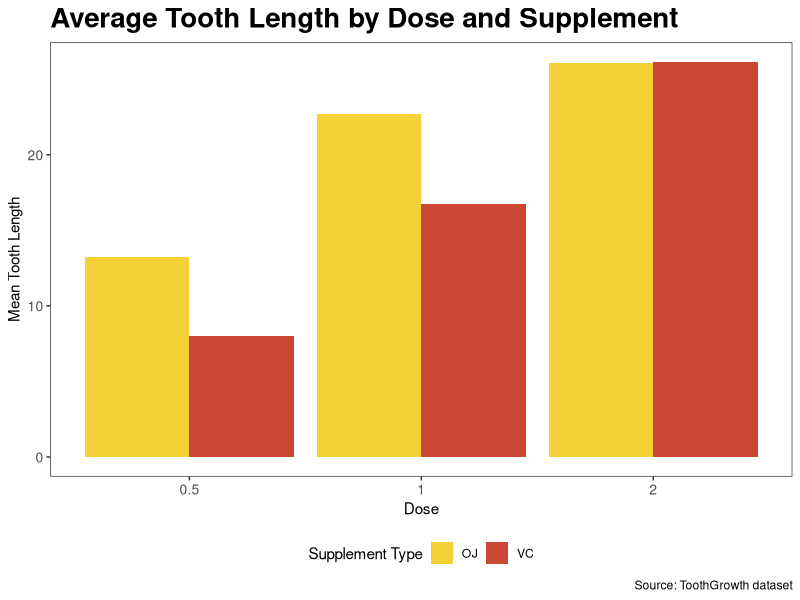

R code for this plot:
# =========================================================
# Exercise 2 – Grouped Bar Chart (Comparison)
# Dataset: ToothGrowth
#
# Visual idea:
# Side-by-side bars comparing supplement types across doses.
#
# Sketch:
# - X-axis: dose
# - Bars grouped by supplement (OJ vs VC)
# - Different colors for each group
#
# Tasks:
# 1. Convert dose to a factor.
# 2. Compute mean tooth length per dose and supplement.
# 3. Create a grouped (dodged) bar chart.
# 4. Use different colors for supplement type.
# 5. Add title, labels, and legend title.
# =========================================================

library(tidyverse)

view(ToothGrowth)

ToothGrowth %>%
  group_by(dose, supp) %>%
  summarise(mean_toothlength = mean(len), .groups = "drop") %>%
  mutate(dose=factor(dose)) %>%
  ggplot(aes(dose, mean_toothlength, fill = supp))+
  geom_bar(stat = "identity",
           position = "dodge", 
           alpha=0.8)+
  scale_fill_manual(values=c("OJ" = "#F0C505",
                             "VC"="#BD1A00"))+
  theme_bw()+
  theme(panel.grid.major = element_blank(), 
        panel.grid.minor = element_blank(),
        plot.title = element_text(size=20, 
                                  face="bold"),
        axis.text = element_text(size=10),
        axis.title = element_text(size=11),
        legend.position = "bottom")+
  labs(title="Average Tooth Length by Dose and Supplement",
       x="Dose",
       y="Mean Tooth Length",
       fill="Supplement Type",
       caption = "Source: ToothGrowth dataset")
